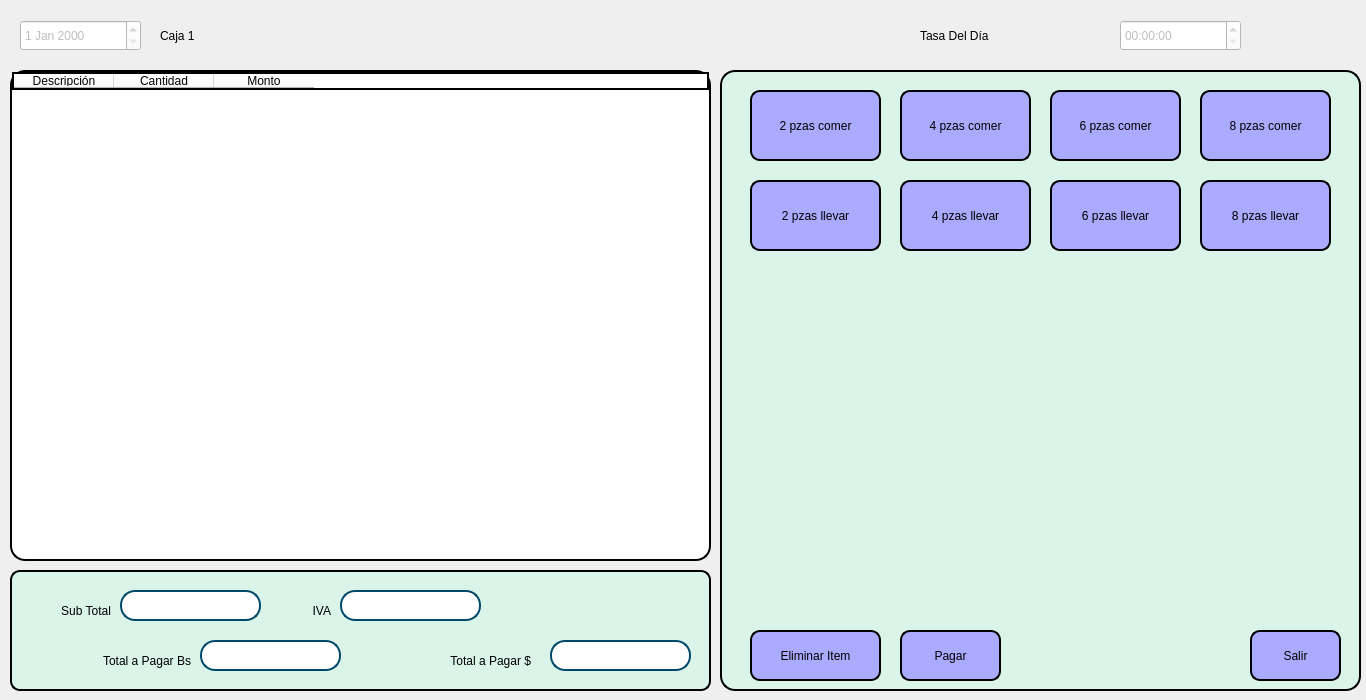
<?xml version="1.0" encoding="UTF-8"?>
<ui version="4.0">
 <class>Venta</class>
 <widget class="QMainWindow" name="Venta">
  <property name="geometry">
   <rect>
    <x>0</x>
    <y>0</y>
    <width>1366</width>
    <height>700</height>
   </rect>
  </property>
  <property name="windowTitle">
   <string>MainWindow</string>
  </property>
  <property name="windowIcon">
   <iconset>
    <normaloff>Imagenes/photo_5089217924715097417_y.png</normaloff>Imagenes/photo_5089217924715097417_y.png</iconset>
  </property>
  <property name="styleSheet">
   <string notr="true">font: 87 12pt &quot;Arial Black&quot;;</string>
  </property>
  <property name="iconSize">
   <size>
    <width>24</width>
    <height>24</height>
   </size>
  </property>
  <widget class="QWidget" name="centralwidget">
   <widget class="QLabel" name="label">
    <property name="geometry">
     <rect>
      <x>0</x>
      <y>0</y>
      <width>1371</width>
      <height>701</height>
     </rect>
    </property>
    <property name="text">
     <string/>
    </property>
    <property name="pixmap">
     <pixmap>Imagenes/Fondo.jpg</pixmap>
    </property>
    <property name="scaledContents">
     <bool>true</bool>
    </property>
   </widget>
   <widget class="QLineEdit" name="SubTotal">
    <property name="enabled">
     <bool>false</bool>
    </property>
    <property name="geometry">
     <rect>
      <x>120</x>
      <y>590</y>
      <width>141</width>
      <height>31</height>
     </rect>
    </property>
    <property name="styleSheet">
     <string notr="true">QLineEdit{
	background-color: rgb(255, 255, 255);
	border: 2px solid rgb(0, 72, 106);
	border-radius: 15px;
	padding-left: 20px;
	padding-right: 20px;
}</string>
    </property>
   </widget>
   <widget class="QLabel" name="TotalPagarD">
    <property name="geometry">
     <rect>
      <x>390</x>
      <y>650</y>
      <width>141</width>
      <height>21</height>
     </rect>
    </property>
    <property name="text">
     <string>Total a Pagar $</string>
    </property>
    <property name="alignment">
     <set>Qt::AlignRight|Qt::AlignTrailing|Qt::AlignVCenter</set>
    </property>
   </widget>
   <widget class="QLineEdit" name="PagarD">
    <property name="enabled">
     <bool>false</bool>
    </property>
    <property name="geometry">
     <rect>
      <x>550</x>
      <y>640</y>
      <width>141</width>
      <height>31</height>
     </rect>
    </property>
    <property name="styleSheet">
     <string notr="true">QLineEdit{
	background-color: rgb(255, 255, 255);
	border: 2px solid rgb(0, 72, 106);
	border-radius: 15px;
	padding-left: 20px;
	padding-right: 20px;
}</string>
    </property>
   </widget>
   <widget class="QWidget" name="Menu" native="true">
    <property name="geometry">
     <rect>
      <x>720</x>
      <y>70</y>
      <width>641</width>
      <height>621</height>
     </rect>
    </property>
    <property name="styleSheet">
     <string notr="true">background-color: rgb(218, 244, 233);
border: 2px solid rgb(0,0,0);
border-radius: 15px;</string>
    </property>
    <widget class="QPushButton" name="cuartocomer">
     <property name="geometry">
      <rect>
       <x>30</x>
       <y>20</y>
       <width>131</width>
       <height>71</height>
      </rect>
     </property>
     <property name="styleSheet">
      <string notr="true">QPushButton {
	background-color: rgb(170, 170, 255);
	border: 2px solid rgb(0,0,0);
	border-radius: 10px;
}</string>
     </property>
     <property name="text">
      <string>2 pzas comer</string>
     </property>
    </widget>
    <widget class="QPushButton" name="mediollevar">
     <property name="geometry">
      <rect>
       <x>180</x>
       <y>110</y>
       <width>131</width>
       <height>71</height>
      </rect>
     </property>
     <property name="styleSheet">
      <string notr="true">QPushButton {
	background-color: rgb(170, 170, 255);
	border: 2px solid rgb(0,0,0);
	border-radius: 10px;
}</string>
     </property>
     <property name="text">
      <string>4 pzas llevar</string>
     </property>
    </widget>
    <widget class="QPushButton" name="mediocomer">
     <property name="geometry">
      <rect>
       <x>180</x>
       <y>20</y>
       <width>131</width>
       <height>71</height>
      </rect>
     </property>
     <property name="styleSheet">
      <string notr="true">QPushButton {
	background-color: rgb(170, 170, 255);
	border: 2px solid rgb(0,0,0);
	border-radius: 10px;
}</string>
     </property>
     <property name="text">
      <string>4 pzas comer</string>
     </property>
    </widget>
    <widget class="QPushButton" name="sixcomer">
     <property name="geometry">
      <rect>
       <x>330</x>
       <y>20</y>
       <width>131</width>
       <height>71</height>
      </rect>
     </property>
     <property name="styleSheet">
      <string notr="true">QPushButton {
	background-color: rgb(170, 170, 255);
	border: 2px solid rgb(0,0,0);
	border-radius: 10px;
}</string>
     </property>
     <property name="text">
      <string>6 pzas comer</string>
     </property>
    </widget>
    <widget class="QPushButton" name="DeleteItem">
     <property name="geometry">
      <rect>
       <x>30</x>
       <y>560</y>
       <width>131</width>
       <height>51</height>
      </rect>
     </property>
     <property name="styleSheet">
      <string notr="true">QPushButton {
	background-color: rgb(170, 170, 255);
	border: 2px solid rgb(0,0,0);
	border-radius: 10px;
}</string>
     </property>
     <property name="text">
      <string>Eliminar Item</string>
     </property>
    </widget>
    <widget class="QPushButton" name="sixllevar">
     <property name="geometry">
      <rect>
       <x>330</x>
       <y>110</y>
       <width>131</width>
       <height>71</height>
      </rect>
     </property>
     <property name="styleSheet">
      <string notr="true">QPushButton {
	background-color: rgb(170, 170, 255);
	border: 2px solid rgb(0,0,0);
	border-radius: 10px;
}</string>
     </property>
     <property name="text">
      <string>6 pzas llevar</string>
     </property>
    </widget>
    <widget class="QPushButton" name="pollollevar">
     <property name="geometry">
      <rect>
       <x>480</x>
       <y>110</y>
       <width>131</width>
       <height>71</height>
      </rect>
     </property>
     <property name="styleSheet">
      <string notr="true">QPushButton {
	background-color: rgb(170, 170, 255);
	border: 2px solid rgb(0,0,0);
	border-radius: 10px;
}</string>
     </property>
     <property name="text">
      <string>8 pzas llevar</string>
     </property>
    </widget>
    <widget class="QPushButton" name="pollocomer">
     <property name="geometry">
      <rect>
       <x>480</x>
       <y>20</y>
       <width>131</width>
       <height>71</height>
      </rect>
     </property>
     <property name="styleSheet">
      <string notr="true">QPushButton {
	background-color: rgb(170, 170, 255);
	border: 2px solid rgb(0,0,0);
	border-radius: 10px;
}</string>
     </property>
     <property name="text">
      <string>8 pzas comer</string>
     </property>
    </widget>
    <widget class="QPushButton" name="cuartollevar">
     <property name="geometry">
      <rect>
       <x>30</x>
       <y>110</y>
       <width>131</width>
       <height>71</height>
      </rect>
     </property>
     <property name="styleSheet">
      <string notr="true">QPushButton {
	background-color: rgb(170, 170, 255);
	border: 2px solid rgb(0,0,0);
	border-radius: 10px;
}</string>
     </property>
     <property name="text">
      <string>2 pzas llevar</string>
     </property>
    </widget>
    <widget class="QPushButton" name="Pagar">
     <property name="geometry">
      <rect>
       <x>180</x>
       <y>560</y>
       <width>101</width>
       <height>51</height>
      </rect>
     </property>
     <property name="styleSheet">
      <string notr="true">QPushButton {
	background-color: rgb(170, 170, 255);
	border: 2px solid rgb(0,0,0);
	border-radius: 10px;
}</string>
     </property>
     <property name="text">
      <string>Pagar</string>
     </property>
    </widget>
    <widget class="QPushButton" name="Exit">
     <property name="geometry">
      <rect>
       <x>530</x>
       <y>560</y>
       <width>91</width>
       <height>51</height>
      </rect>
     </property>
     <property name="styleSheet">
      <string notr="true">QPushButton {
	background-color: rgb(170, 170, 255);
	border: 2px solid rgb(0,0,0);
	border-radius: 10px;
}</string>
     </property>
     <property name="text">
      <string>Salir</string>
     </property>
    </widget>
   </widget>
   <widget class="QTableWidget" name="tableWidget">
    <property name="geometry">
     <rect>
      <x>10</x>
      <y>70</y>
      <width>701</width>
      <height>491</height>
     </rect>
    </property>
    <property name="styleSheet">
     <string notr="true">background-color: rgb(255, 255, 255);
border: 2px solid rgb(0,0,0);
border-radius: 15px;</string>
    </property>
    <column>
     <property name="text">
      <string>Descripción</string>
     </property>
    </column>
    <column>
     <property name="text">
      <string>Cantidad</string>
     </property>
    </column>
    <column>
     <property name="text">
      <string>Monto</string>
     </property>
    </column>
   </widget>
   <widget class="QLabel" name="NombreCaja">
    <property name="geometry">
     <rect>
      <x>160</x>
      <y>20</y>
      <width>61</width>
      <height>31</height>
     </rect>
    </property>
    <property name="text">
     <string>Caja 1</string>
    </property>
   </widget>
   <widget class="QLabel" name="Sub_Total">
    <property name="geometry">
     <rect>
      <x>20</x>
      <y>600</y>
      <width>91</width>
      <height>21</height>
     </rect>
    </property>
    <property name="layoutDirection">
     <enum>Qt::LeftToRight</enum>
    </property>
    <property name="text">
     <string>Sub Total</string>
    </property>
    <property name="alignment">
     <set>Qt::AlignRight|Qt::AlignTrailing|Qt::AlignVCenter</set>
    </property>
   </widget>
   <widget class="QLabel" name="TotalPagar">
    <property name="geometry">
     <rect>
      <x>50</x>
      <y>650</y>
      <width>141</width>
      <height>21</height>
     </rect>
    </property>
    <property name="text">
     <string>Total a Pagar Bs</string>
    </property>
    <property name="alignment">
     <set>Qt::AlignRight|Qt::AlignTrailing|Qt::AlignVCenter</set>
    </property>
   </widget>
   <widget class="QDateEdit" name="Fecha">
    <property name="enabled">
     <bool>false</bool>
    </property>
    <property name="geometry">
     <rect>
      <x>20</x>
      <y>20</y>
      <width>121</width>
      <height>31</height>
     </rect>
    </property>
    <property name="styleSheet">
     <string notr="true">background-color: rgb(255, 255, 255);</string>
    </property>
   </widget>
   <widget class="QLabel" name="Tasa">
    <property name="geometry">
     <rect>
      <x>1040</x>
      <y>20</y>
      <width>71</width>
      <height>31</height>
     </rect>
    </property>
    <property name="styleSheet">
     <string notr="true"/>
    </property>
    <property name="text">
     <string/>
    </property>
   </widget>
   <widget class="QLabel" name="Tasa_2">
    <property name="geometry">
     <rect>
      <x>920</x>
      <y>20</y>
      <width>111</width>
      <height>31</height>
     </rect>
    </property>
    <property name="text">
     <string>Tasa Del Día</string>
    </property>
   </widget>
   <widget class="QLabel" name="IVA">
    <property name="geometry">
     <rect>
      <x>290</x>
      <y>600</y>
      <width>41</width>
      <height>21</height>
     </rect>
    </property>
    <property name="text">
     <string>IVA</string>
    </property>
    <property name="alignment">
     <set>Qt::AlignRight|Qt::AlignTrailing|Qt::AlignVCenter</set>
    </property>
   </widget>
   <widget class="QFrame" name="frame2">
    <property name="geometry">
     <rect>
      <x>10</x>
      <y>570</y>
      <width>701</width>
      <height>121</height>
     </rect>
    </property>
    <property name="styleSheet">
     <string notr="true">background-color: rgb(218, 244, 233);
border: 2px solid rgb(0,0,0);
border-radius: 10px;</string>
    </property>
    <property name="frameShape">
     <enum>QFrame::StyledPanel</enum>
    </property>
    <property name="frameShadow">
     <enum>QFrame::Raised</enum>
    </property>
   </widget>
   <widget class="QLineEdit" name="iva">
    <property name="enabled">
     <bool>false</bool>
    </property>
    <property name="geometry">
     <rect>
      <x>340</x>
      <y>590</y>
      <width>141</width>
      <height>31</height>
     </rect>
    </property>
    <property name="styleSheet">
     <string notr="true">QLineEdit{
	background-color: rgb(255, 255, 255);
	border: 2px solid rgb(0, 72, 106);
	border-radius: 15px;
	padding-left: 20px;
	padding-right: 20px;
}</string>
    </property>
   </widget>
   <widget class="QLabel" name="Logo">
    <property name="geometry">
     <rect>
      <x>1260</x>
      <y>0</y>
      <width>81</width>
      <height>71</height>
     </rect>
    </property>
    <property name="text">
     <string/>
    </property>
    <property name="pixmap">
     <pixmap>Imagenes/photo_5089217924715097417_y.png</pixmap>
    </property>
    <property name="scaledContents">
     <bool>true</bool>
    </property>
   </widget>
   <widget class="QTimeEdit" name="Hora">
    <property name="enabled">
     <bool>false</bool>
    </property>
    <property name="geometry">
     <rect>
      <x>1120</x>
      <y>20</y>
      <width>121</width>
      <height>31</height>
     </rect>
    </property>
    <property name="styleSheet">
     <string notr="true">background-color: rgb(255, 255, 255);</string>
    </property>
   </widget>
   <widget class="QLineEdit" name="Pagarbs">
    <property name="enabled">
     <bool>false</bool>
    </property>
    <property name="geometry">
     <rect>
      <x>200</x>
      <y>640</y>
      <width>141</width>
      <height>31</height>
     </rect>
    </property>
    <property name="styleSheet">
     <string notr="true">QLineEdit{
	background-color: rgb(255, 255, 255);
	border: 2px solid rgb(0, 72, 106);
	border-radius: 15px;
	padding-left: 20px;
	padding-right: 20px;
}</string>
    </property>
   </widget>
   <zorder>label</zorder>
   <zorder>Menu</zorder>
   <zorder>tableWidget</zorder>
   <zorder>NombreCaja</zorder>
   <zorder>Fecha</zorder>
   <zorder>Tasa</zorder>
   <zorder>Tasa_2</zorder>
   <zorder>frame2</zorder>
   <zorder>Logo</zorder>
   <zorder>Hora</zorder>
   <zorder>iva</zorder>
   <zorder>SubTotal</zorder>
   <zorder>TotalPagar</zorder>
   <zorder>PagarD</zorder>
   <zorder>IVA</zorder>
   <zorder>Sub_Total</zorder>
   <zorder>TotalPagarD</zorder>
   <zorder>Pagarbs</zorder>
  </widget>
 </widget>
 <resources/>
 <connections/>
</ui>
